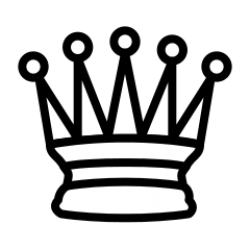
#> input picture queen.png, 250 x 250 px
$ python problem8queens.py
#> lines starting #> are read from the running program, lines starting #| are printed output that depends on the picture; after the words box and inside, x2 and y2 are one past the last pixel; in counts of white or black regions, pixels touching at a corner belong together
from PIL import Image

queen_img = Image.open("queen.png")
#> queen_img is the input picture: PIL image 250x250 RGBA; mean R, G, B, A 39.6, 39.6, 39.6, 96.2
queen_img = queen_img.resize((125,125))
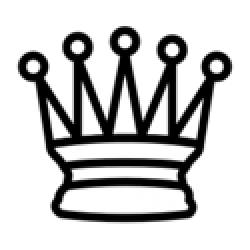
#> queen_img: PIL image 125x125 RGBA (shown 2 times larger); mean R, G, B, A 39.6, 39.6, 39.6, 96.3; transparent parts drawn white

def prepare_matrix():
    matrix = []
    sub_matrix = []
    for y in range(8):
        for x in range(8):
            sub_matrix.append(0)
        matrix.append(sub_matrix)
        sub_matrix = [ ]
    return matrix

matrix = prepare_matrix()

def prepare_board():
    img = Image.new("RGB",(1000,1000),"white")
    pixels = img.load()
    temp = True
    for y in range(0,1000):
        for x in range(0,1000):
            if (y//125)%2==0:
                if (x//125)%2==0:
                    pixels[x,y] = (255,255,255)
                else:
                    pixels[x,y] = (0,0,0)
            elif (y//125)%2==1:
                if (x//125)%2 == 0:
                    pixels[x,y] = (0,0,0)
                else:
                    pixels[x,y] = (255,255,255)
    return img

def place_queens(placement):
    for row in placement:
        for num in row:
            if num==1:
                y = ((placement.index(row))*125)
                x = ((row.index(num))*125)
                img_new.paste(queen_img,(y,x),queen_img)
    return img_new

def check(x:int,y:int) -> bool:
    for j in range(8):
        for i in range(8):
            if j==y:
                if matrix[y][i]==1:
                    return False
            elif i==x:
                if matrix[j][x]==1:
                    return False
            elif i+j==x+y:
                if matrix[j][i]==1:
                    return False
            elif i-j==x-y:
                if matrix[j][i]==1:
                    return False
    return True
name = 1
count = 0
def drticka(dama:int):
#> called with dama = 0
    global matrix,count,name,img_new
    if dama==8:
        print(matrix)
        print("-"*210)
        count +=1
        img_new = prepare_board()
        img_new = place_queens(matrix)
        img_new.save(f"Solution{name}.png",)
        name+=1
    else:
        for i in range(8):
            if check(i,dama):
                matrix[dama][i] = 1
                drticka(dama+1)
                matrix[dama][i] = 0
#> this loop made 8 passes
#| [[1, 0, 0, 0, 0, 0, 0, 0], [0, 0, 0, 0, 0, 1, 0, 0], [0, 0, 0, 0, 0, 0, 0, 1], [0, 0, 1, 0, 0, 0, 0, 0], [0, 0, 0, 0, 0, 0, 1, 0], [0, 0, 0, 1, 0, 0, 0, 0], [0, 1, 0, 0, 0, 0, 0, 0], [0, 0, 0, 0, 1, 0, 0, 0]]
#| [[1, 0, 0, 0, 0, 0, 0, 0], [0, 0, 0, 0, 0, 0, 1, 0], [0, 0, 0, 1, 0, 0, 0, 0], [0, 0, 0, 0, 0, 1, 0, 0], [0, 0, 0, 0, 0, 0, 0, 1], [0, 1, 0, 0, 0, 0, 0, 0], [0, 0, 0, 0, 1, 0, 0, 0], [0, 0, 1, 0, 0, 0, 0, 0]]
#| [[1, 0, 0, 0, 0, 0, 0, 0], [0, 0, 0, 0, 0, 0, 1, 0], [0, 0, 0, 0, 1, 0, 0, 0], [0, 0, 0, 0, 0, 0, 0, 1], [0, 1, 0, 0, 0, 0, 0, 0], [0, 0, 0, 1, 0, 0, 0, 0], [0, 0, 0, 0, 0, 1, 0, 0], [0, 0, 1, 0, 0, 0, 0, 0]]
#| [[0, 1, 0, 0, 0, 0, 0, 0], [0, 0, 0, 1, 0, 0, 0, 0], [0, 0, 0, 0, 0, 1, 0, 0], [0, 0, 0, 0, 0, 0, 0, 1], [0, 0, 1, 0, 0, 0, 0, 0], [1, 0, 0, 0, 0, 0, 0, 0], [0, 0, 0, 0, 0, 0, 1, 0], [0, 0, 0, 0, 1, 0, 0, 0]]
#| [[0, 1, 0, 0, 0, 0, 0, 0], [0, 0, 0, 0, 1, 0, 0, 0], [0, 0, 0, 0, 0, 0, 1, 0], [1, 0, 0, 0, 0, 0, 0, 0], [0, 0, 1, 0, 0, 0, 0, 0], [0, 0, 0, 0, 0, 0, 0, 1], [0, 0, 0, 0, 0, 1, 0, 0], [0, 0, 0, 1, 0, 0, 0, 0]]
#| [[0, 1, 0, 0, 0, 0, 0, 0], [0, 0, 0, 0, 1, 0, 0, 0], [0, 0, 0, 0, 0, 0, 1, 0], [0, 0, 0, 1, 0, 0, 0, 0], [1, 0, 0, 0, 0, 0, 0, 0], [0, 0, 0, 0, 0, 0, 0, 1], [0, 0, 0, 0, 0, 1, 0, 0], [0, 0, 1, 0, 0, 0, 0, 0]]
#| [[0, 1, 0, 0, 0, 0, 0, 0], [0, 0, 0, 0, 0, 1, 0, 0], [1, 0, 0, 0, 0, 0, 0, 0], [0, 0, 0, 0, 0, 0, 1, 0], [0, 0, 0, 1, 0, 0, 0, 0], [0, 0, 0, 0, 0, 0, 0, 1], [0, 0, 1, 0, 0, 0, 0, 0], [0, 0, 0, 0, 1, 0, 0, 0]]
#| [[0, 1, 0, 0, 0, 0, 0, 0], [0, 0, 0, 0, 0, 1, 0, 0], [0, 0, 0, 0, 0, 0, 0, 1], [0, 0, 1, 0, 0, 0, 0, 0], [1, 0, 0, 0, 0, 0, 0, 0], [0, 0, 0, 1, 0, 0, 0, 0], [0, 0, 0, 0, 0, 0, 1, 0], [0, 0, 0, 0, 1, 0, 0, 0]]
#| [[0, 1, 0, 0, 0, 0, 0, 0], [0, 0, 0, 0, 0, 0, 1, 0], [0, 0, 1, 0, 0, 0, 0, 0], [0, 0, 0, 0, 0, 1, 0, 0], [0, 0, 0, 0, 0, 0, 0, 1], [0, 0, 0, 0, 1, 0, 0, 0], [1, 0, 0, 0, 0, 0, 0, 0], [0, 0, 0, 1, 0, 0, 0, 0]]
#| [[0, 1, 0, 0, 0, 0, 0, 0], [0, 0, 0, 0, 0, 0, 1, 0], [0, 0, 0, 0, 1, 0, 0, 0], [0, 0, 0, 0, 0, 0, 0, 1], [1, 0, 0, 0, 0, 0, 0, 0], [0, 0, 0, 1, 0, 0, 0, 0], [0, 0, 0, 0, 0, 1, 0, 0], [0, 0, 1, 0, 0, 0, 0, 0]]
#> (further printed lines are left out)
#> pass 1, in drticka (call 114), `img_new = prepare_board()`:
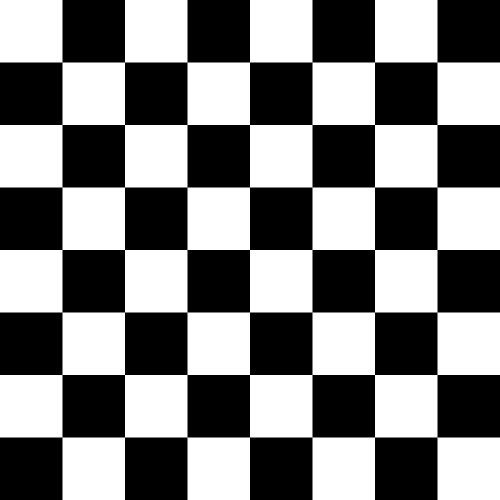
#> img_new: PIL image 1000x1000 RGB (shown at 1/2 size); 50% white; 1 white region, box (x1, y1, x2, y2) and area: (0, 0, 1000, 1000) 500000
#> pass 1, in drticka (call 114), `img_new = place_queens(matrix)`:
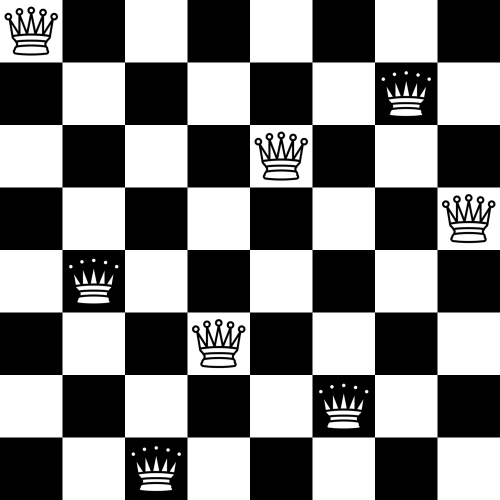
#> img_new: PIL image 1000x1000 RGB (shown at 1/2 size); min 0, max 255, mean 126.4
#> pass 1, in drticka (call 148), `img_new = place_queens(matrix)`:
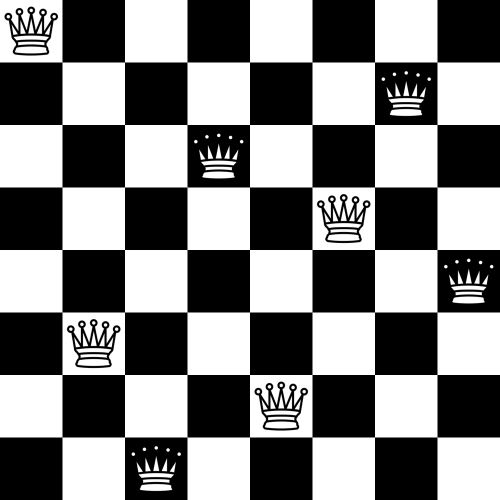
#> img_new: PIL image 1000x1000 RGB (shown at 1/2 size); min 0, max 255, mean 126.4
#> after the loop, matrix = [[0, 0, 0, 0, 0, 0, 0, 0], [0, 0, 0, 0, 0, 0, 0, 0], [0, 0, 0, 0, 0, 0, 0, 0], [0, 0, 0, 0, 0, 0, 0, 0], [0, 0, 0, 0, 0, 0, 0, 0], [0, 0, 0, 0, 0, 0, 0, 0], [0, 0, 0, 0, 0, 0, 0, 0], [0, 0, 0, 0, 0, 0, 0, 0]]

drticka(0)
print(count)
